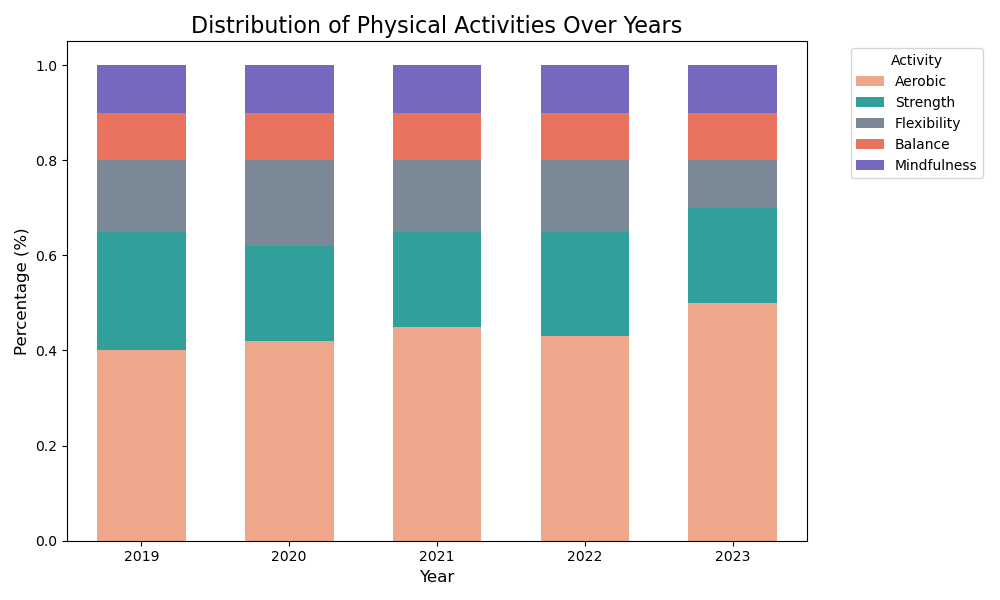

The script that drew this image:

import seaborn as sns
import matplotlib.pyplot as plt
import pandas as pd

# Provided data
data = [
    {'Year': 2019, 'Aerobic': '40%', 'Strength': '25%', 'Flexibility': '15%', 'Balance': '10%', 'Mindfulness': '10%'},
    {'Year': 2020, 'Aerobic': '42%', 'Strength': '20%', 'Flexibility': '18%', 'Balance': '10%', 'Mindfulness': '10%'},
    {'Year': 2021, 'Aerobic': '45%', 'Strength': '20%', 'Flexibility': '15%', 'Balance': '10%', 'Mindfulness': '10%'},
    {'Year': 2022, 'Aerobic': '43%', 'Strength': '22%', 'Flexibility': '15%', 'Balance': '10%', 'Mindfulness': '10%'},
    {'Year': 2023, 'Aerobic': '50%', 'Strength': '20%', 'Flexibility': '10%', 'Balance': '10%', 'Mindfulness': '10%'}
]

# Convert the data into a pandas DataFrame
df = pd.DataFrame(data)

# Convert percentage strings to numbers
for col in df.columns[1:]:
    df[col] = df[col].str.rstrip('%').astype('float') / 100

# Reshape the DataFrame from wide to long format
df_long = df.melt(id_vars='Year', var_name='Activity', value_name='Percentage')

# Calculate the bottom position for each bar segment
df_long['Bottom'] = df_long.groupby('Year')['Percentage'].cumsum() - df_long['Percentage']

# Begin plotting
plt.figure(figsize=(10, 6))

# Create a color palette
colors = ['#FFA07A', '#20B2AA', '#778899', '#FF6347', '#6A5ACD']

# Plot each activity
for i, activity in enumerate(df.columns[1:]):
    sns.barplot(
        data=df_long[df_long['Activity'] == activity],
        x='Year',
        y='Percentage',
        color=colors[i],
        label=activity,
        bottom=df_long[df_long['Activity'] == activity]['Bottom'],
        width=0.6
    )

# Additional plot formatting
plt.title('Distribution of Physical Activities Over Years', fontsize=16)
plt.ylabel('Percentage (%)', fontsize=12)
plt.xlabel('Year', fontsize=12)

# Move the legend outside the plot
plt.legend(title='Activity', bbox_to_anchor=(1.05, 1), loc='upper left')

# Show the plot
plt.tight_layout()
plt.show()
